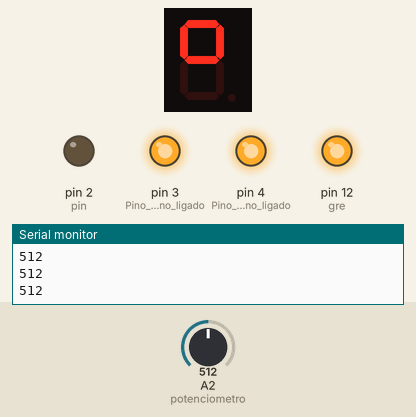
This sketch was run on a simulated Arduino Uno, built with avr-gcc and run on an emulated ATmega328P. Shown: 1-digit seven-segment display, output pins drawn as LEDs (lit = HIGH), the last lines printed to the serial monitor. Wiring (inferred from the names in the program): 1-digit 7-segment display, segments lit when LOW: segments pin 5, pin 6, pin 7, pin 8, pin 9, pin 10, pin 11. The inputs (shaded band) are chosen by the test bench; at power-on: A2 (potenciometro) = 512. The segment pins are drawn as the display they are named for; pins used as bus, display or sensor lines are not drawn.

Above: at 1.2 s.
1.3 s: A2 (potenciometro) set to 900
At 1.6 s:
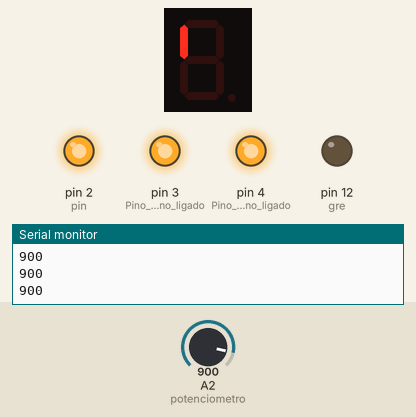
3.3 s: A2 (potenciometro) set to 610
At 3.61 s:
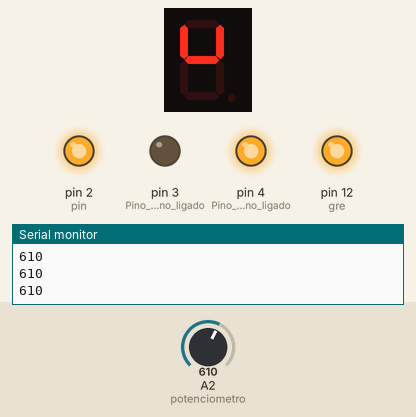
5.3 s: A2 (potenciometro) set to 306
At 5.82 s:
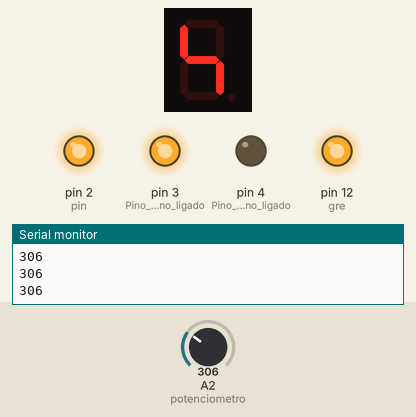
7.5 s: A2 (potenciometro) set to 105
At 8.02 s:
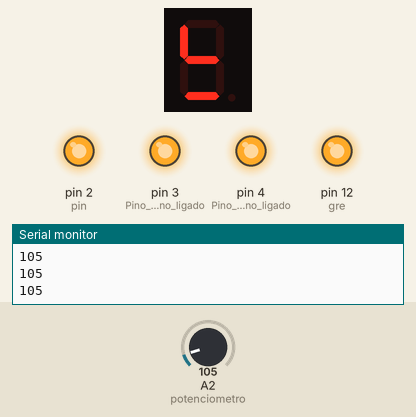
9.7 s: A2 (potenciometro) set to 930
At 10.03 s:
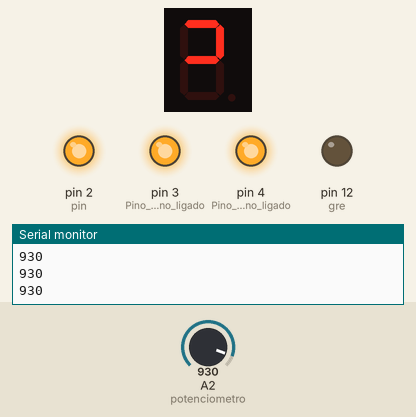
11.7 s: A2 (potenciometro) set to 210
At 12.04 s:
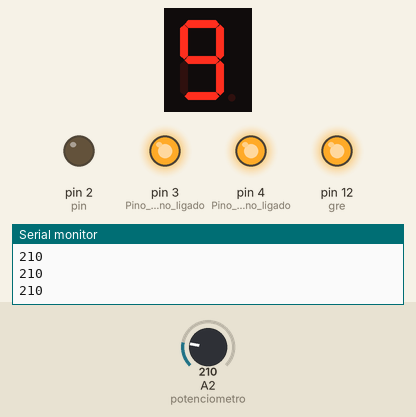
Timing chart, 0 to 14.7 s (numbered marks = the images above; inputs shaded):
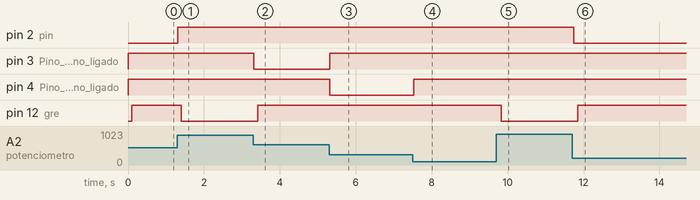

The sketch:

_7_pot_led.ino
```cpp
int potenciometro = 2,tempoDeEspera = 0,gre=12,ye=11,red=10;

byte seven_seg_digits[16][7] = { { 1,1,1,1,1,1,0 },  // = Digito 0
                                 { 0,1,1,0,0,0,0 },  // = Digito 1
                                 { 1,1,0,1,1,0,1 },  // = Digito 2
                                 { 1,1,1,1,0,0,1 },  // = Digito 3
                                 { 0,1,1,0,0,1,1 },  // = Digito 4
                                 { 1,0,1,1,0,1,1 },  // = Digito 5
                                 { 1,0,1,1,1,1,1 },  // = Digito 6
                                 { 1,1,1,0,0,0,0 },  // = Digito 7
                                 { 1,1,1,1,1,1,1 },  // = Digito 8
                                 { 1,1,1,0,0,1,1 },  // = Digito 9
                                 { 1,1,1,0,1,1,1 },  // = Digito A
                                 { 0,0,1,1,1,1,1 },  // = Digito B
                                 { 1,0,0,1,1,1,0 },  // = Digito C
                                 { 0,1,1,1,1,0,1 },  // = Digito D
                                 { 1,0,0,1,1,1,1 },  // = Digito E
                                 { 1,0,0,0,1,1,1 }   // = Digito F
                                 };


void setup()
{
  pinMode(2, OUTPUT); //Pino 2 do Arduino ligado ao segmento A
  pinMode(3, OUTPUT); //Pino 3 do Arduino ligado ao segmento B
  pinMode(4, OUTPUT); //Pino 4 do Arduino ligado ao segmento C
  pinMode(5, OUTPUT); //Pino 5 do Arduino ligado ao segmento D
  pinMode(6, OUTPUT); //Pino 6 do Arduino ligado ao segmento E
  pinMode(7, OUTPUT); //Pino 7 do Arduino ligado ao segmento F
  pinMode(8, OUTPUT); //Pino 8 do Arduino ligado ao segmento G
  pinMode(9, OUTPUT); //Pino 9 do Arduino ligado ao segmento PONTO
  writePonto(0);  // Inicia com o ponto desligado
  Serial.begin(9600);
  pinMode(red,OUTPUT);
  pinMode(ye,OUTPUT);
  pinMode(gre,OUTPUT);
}

void writePonto(byte dot)   //Funcao que aciona o ponto no display
{
  digitalWrite(9, dot);
}

void sevenSegWrite(byte digit)  //Funcao que aciona o display
{
  byte pin = 2;
  //Percorre o array ligando os segmentos correspondentes ao digito
  for (byte segCount = 0; segCount < 7; ++segCount){
    digitalWrite(pin, seven_seg_digits[digit][segCount]);
    ++pin;
  }
    writePonto(1);  //Liga o ponto
    delay(100);   //Aguarda 100 milisegundos
    writePonto(0);  //Desliga o ponto
}

void loop()
{


  tempoDeEspera = analogRead(potenciometro);
  Serial.println(tempoDeEspera);

  if(tempoDeEspera<115)
    sevenSegWrite(0);
   if(tempoDeEspera>128&&tempoDeEspera<220)
    sevenSegWrite(1);
   if(tempoDeEspera>220&&tempoDeEspera<320)
    sevenSegWrite(2);
   if(tempoDeEspera>320&&tempoDeEspera<420)
    sevenSegWrite(3);
   if(tempoDeEspera>420&&tempoDeEspera<520)
    sevenSegWrite(4);
   if(tempoDeEspera>520&&tempoDeEspera<620)
    sevenSegWrite(5);
   if(tempoDeEspera>620&&tempoDeEspera<720)
    sevenSegWrite(6);
   if(tempoDeEspera>720&&tempoDeEspera<820)
    sevenSegWrite(7);
   if(tempoDeEspera>820&&tempoDeEspera<920)
    sevenSegWrite(8);
   if(tempoDeEspera>920&&tempoDeEspera<1024)
    sevenSegWrite(9);

  if(tempoDeEspera<720){
    analogWrite(gre,255);
    analogWrite(ye,0);
    analogWrite(red,0);
  }
   if(tempoDeEspera>720&&tempoDeEspera<920){
    analogWrite(gre,0);
    analogWrite(ye,255);
    analogWrite(red,0);
  }
   if(tempoDeEspera>920){
    analogWrite(gre,0);
    analogWrite(ye,0);
    analogWrite(red,255);
  }


}
```

Measured:
- after the input at 1.3 s, pin 2 (pin): LOW → HIGH at once; pin 12 (gre): HIGH → LOW after 0.11 s; the display: first differs from a run without the input at once (image 1 shows a later state)
- after the input at 3.3 s, pin 3 (Pino_3_do_Arduino_ligado): HIGH → LOW at once; pin 12 (gre): LOW → HIGH after 0.11 s; the display: first changes at once (image 2 shows a later state)
- after the input at 5.3 s, pin 3 (Pino_3_do_Arduino_ligado): LOW → HIGH at once; pin 4 (Pino_4_do_Arduino_ligado): HIGH → LOW at once; the display: changes at once (image 3)
- after the input at 7.5 s, pin 4 (Pino_4_do_Arduino_ligado): LOW → HIGH at once; the display: changes at once (image 4)
- after the input at 9.7 s, pin 12 (gre): HIGH → LOW after 0.14 s; the display: first changes at once (image 5 shows a later state)
- after the input at 11.7 s, pin 2 (pin): HIGH → LOW at once; pin 12 (gre): LOW → HIGH after 0.14 s; the display: first changes at once (image 6 shows a later state)
- what the display in image 1 shows lasts 0.4 s, from 1.4 s to 1.8 s
